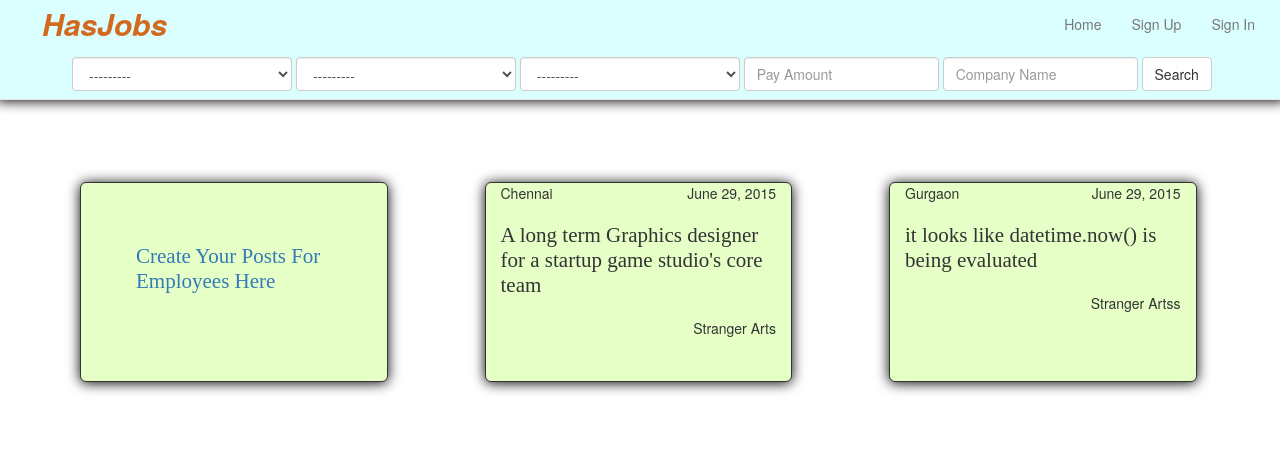
Page /home/ on the earlier database version.
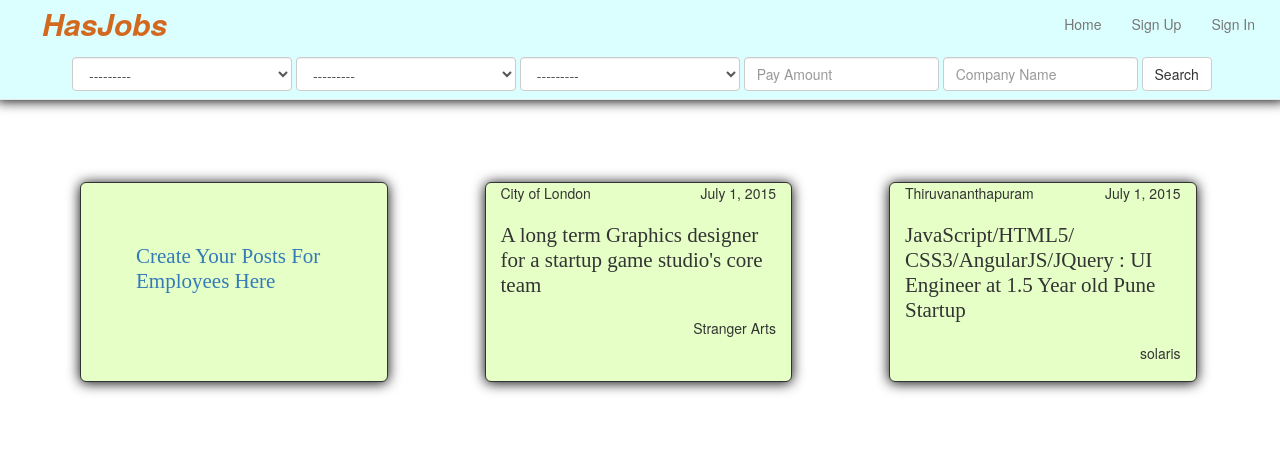
Same page on the later database version.
### app_hasjob/models.py (models this page shows, shortened)
class AddJobPost(models.Model):
	headline = models.CharField(max_length=200)
	owner_name = models.CharField(max_length=200)
	location = models.ForeignKey(Location)
	types = models.ForeignKey(AddJobTypes)
	category = models.ForeignKey(AddJobCategory)
	description = models.TextField(null=True, blank=True)
	candidate_submit = models.TextField(null=True, blank=True)
	company = models.CharField(max_length=200)
	slug = models.SlugField(unique=True,null=True, blank=True)
	logo = models.ImageField(verbose_name=u'Image', upload_to="uploads/logo", null=True, blank=True)
	url = models.URLField(null=True, blank=True)
	twitter = models.URLField(null=True, blank=True)
	email = models.EmailField(null=True, blank=True)
	date = models.DateField(auto_now_add=True) # , blank=True
	class Meta:
		verbose_name = ("Add Job Post")
		verbose_name_plural = ("Add Job Posts")

class Location(models.Model):
	location = models.CharField(max_length=200)
	slug = models.SlugField(unique=True, blank=True, null=True)
	def __str__(self):
		return self.location
	class Meta:
		verbose_name = ("Location")
		verbose_name_plural = ("Locations")

### app_hasjob/views.py (the view)
# urls.py: url(r'^home/$', 'app_hasjob.views.home', name='home'),
def home(request):
	job_list = AddJobPost.objects.all()
	return render(request, 'employee/index.html', {'job_list': job_list})

### app_hasjob/forms.py
class JobFilterForm(forms.Form):
	location__id = forms.ModelChoiceField(queryset=Location.objects.all(),widget=forms.Select(attrs={"class":"form-control","style":"width:220px"}))
	add_job_types__id = forms.ModelChoiceField(queryset=AddJobTypes.objects.all(),widget=forms.Select(attrs={"class":"form-control","style":"width:220px"}))
	add_job_category__id = forms.ModelChoiceField(queryset=AddJobCategory.objects.all(),widget=forms.Select(attrs={"class":"form-control","style":"width:220px"}))

### app_hasjob/models.py (called while the page is built)
	def __str__(self):
		return self.types

	def __str__(self):
		return self.category

### app_hasjob/templatetags/job_filter.py (called while the page is built)
@register.inclusion_tag("tags/job_filter.html")
def job_filter(request):
	filter_form = JobFilterForm(request.GET)
	return {'filter_form': filter_form}

### templates/employee/index.html (shortened to what this page needs)
{% extends "base.html" %}
{% block content %}
  <br><br>
  <div style="">
    <div class="row" style="margin-left:10px;margin-right:-100px;">
      <div class="col-lg-3 img img-rounded box-shad box-color" style="border:1px solid;margin-right:97px;margin-bottom:50px;height:200px;">
        <div class="row">
          <br><br>
          <div class="col-lg-6">
          </div>
          <div class="col-lg-6">
          </div>
        </div>
        <br>
        <div class="text-font" style="position:relative;left:40px;">
          <a href="/add-job-post">Create Your Posts For Employees Here</a>
        </div>
        <br>
        <div class="row">
          <div class="col-lg-12">
          </div>
        </div>
      </div>
      {% for list in job_list %}
        <a class="job-box" href="{% url 'home_one' list.slug %}">
          <div class="col-lg-3 img img-rounded box-shad box-color" style="border:1px solid;margin-right:97px;margin-bottom:50px;height:200px;">
            <div class="row">
              <div class="col-lg-6">
                <div class="pull-left">
                  {{ list.location }}
                </div>
              </div>
              <div class="col-lg-6">
                <div class="pull-right">
                  {{ list.date }}
                </div>
              </div>
            </div>
            <br>
            <div class="text-font">
              {{ list.headline }}
            </div>
            <br>
            <div class="row">
              <div class="col-lg-12">
                <div class="pull-right">
                  {{ list.company }}
                </div>
              </div>
            </div>
          </div>
        </a>
      {% endfor %}
    </div>
  </div>
{% endblock %}

### templates/base.html (shortened to what this page needs)
{% load lineage %}
{% load job_filter %}
<!DOCTYPE html>
<html lang="en"><head><meta http-equiv="Content-Type" content="text/html; charset=UTF-8">
    <link href="/static/css/bootstrap.min.css" rel="stylesheet">
    <link href="/static/css/justified-nav.css" rel="stylesheet">
    <link href="/static/css/style.css" rel="stylesheet">
</head>
<body>
	<nav class="navbar navbar-default nav-box">
      <div class="container-fluid">
        <div class="collapse navbar-collapse" id="bs-example-navbar-collapse-1">
          <ul class="nav navbar-nav">
            <li class="{% ancestor '/home' %}"><a href="/home" style="font-size:30px;color:#D2691E;"><i><strong>HasJobs</strong></i></a></li>
          </ul>
          <ul class="nav navbar-nav navbar-right">
			<li class="{% ancestor '/home' %}"><a href="/home">Home</a></li>
          	{% if user.is_authenticated %}
				<li class="{% ancestor '/profile' %}"><a href="/profile">Profile</a></li>
				<li class="{% ancestor '/logout' %}"><a href="/logout">Logout</a></li>
          	{% else %}
            	<li class="{% ancestor '/signup' %}"><a href="/signup">Sign Up</a></li>
            	<li class="{% ancestor '/signin' %}"><a href="/signin">Sign In</a></li>
            {% endif %}
          </ul>
		<br>
		{% job_filter request %}
        </div>
      </div>
    </nav>
	<div class="container">
		{% block content %}{% endblock %}
	</div>
</body>
</html>

### templates/tags/job_filter.html
<form class="navbar-form navbar-left" role="search" action="/search-jobs/" method="get">
			<div style="margin-left:30px;">
				{{filter_form.location__id}}
				{{filter_form.add_job_types__id}}
				{{filter_form.add_job_category__id}}
				<div class="form-group">
					<input type="text" class="form-control" placeholder="Pay Amount">
				</div>
				<div class="form-group">
					<input type="text" class="form-control" name="company" placeholder="Company Name">
				</div>
				<button type="submit" class="btn btn-default">Search</button>
			</div>
		</form>

### staticdirs/css/justified-nav.css (style rules this page uses)
body { padding-top: 20px; }

### staticdirs/css/style.css (style rules this page uses)
.text-font { font:21px bolder normal GoodFootRegular; }
.nav-box { position: relative; top: -22px; left: -4px; margin-right: -10px; background-color: #DBFFFF; -moz-box-shadow: 0px 1px 13px #000000; -webkit-box-shadow: 0px 1px 13px #000000; box-shadow: 0px 1px 13px #000000; }
.box-shad { -moz-box-shadow: 0px 1px 13px #000000; -webkit-box-shadow: 0px 1px 13px #000000; box-shadow: 0px 1px 13px #000000; }
.box-color { background-color: #E5FFC7; }
.job-box { color: #333; }

Differences in the rows shown:
removed AddJobPost: location "Chennai", date "June 29, 2015", headline "A long term Graphics designer for a startup game studio's core team", company "Stranger Arts"
removed AddJobPost: location "Gurgaon", date "June 29, 2015", headline "it looks like datetime.now() is being evaluated", company "Stranger Artss"
added AddJobPost: location "City of London", date "July 1, 2015", headline "A long term Graphics designer for a startup game studio's core team", company "Stranger Arts"
added AddJobPost: location "Thiruvananthapuram", date "July 1, 2015", headline "JavaScript/HTML5/ CSS3/AngularJS/JQuery : UI Engineer at 1.5 Year old Pune Startup", company "solaris"
